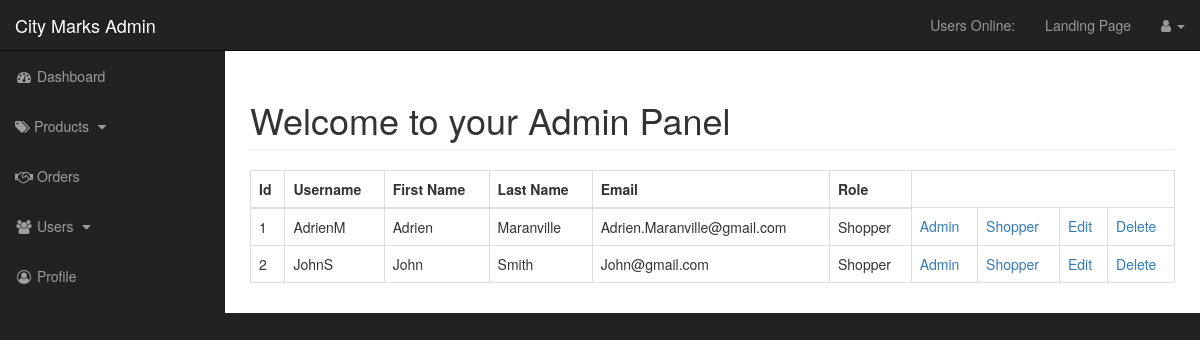
Page /admin/users.php on the earlier database version.
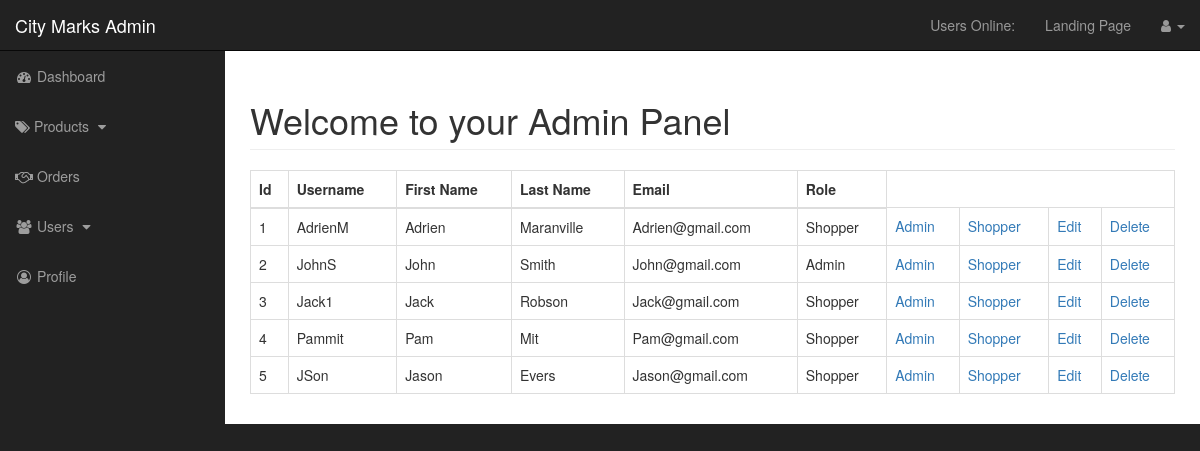
Same page on the later database version.
### tables this page shows
CREATE TABLE `users` (
  `user_id` int(11) NOT NULL,
  `username` varchar(255) NOT NULL,
  `first_name` varchar(255) NOT NULL,
  `last_name` varchar(255) NOT NULL,
  `user_email` varchar(255) NOT NULL,
  `user_password` varchar(255) NOT NULL,
  `user_role` varchar(255) NOT NULL,
  `user_img` text NOT NULL,
  `user_gender` varchar(255) NOT NULL
);

### admin/functions.php (called while the page is built, shortened)
<?php
	function escape($string){
		global $connection;
		return mysqli_real_escape_string($connection, trim($string));
	}
?>

### admin/includes/view_users.php (the view, shortened to what this page needs)
<table class="table table-bordered table-hover">
    <thead>
        <tr>
            <th>Id</th>
            <th>Username</th>
            <th>First Name</th>
            <th>Last Name</th>
            <th>Email</th>
            <th>Role</th>
        </tr>
    </thead>
    <tbody>
        <?php
            $query = "SELECT * FROM users";
            $select_users_query = mysqli_query($connection, $query);
            while ($row = mysqli_fetch_assoc($select_users_query)) {
                $user_id = escape($row['user_id']);
                $username = escape($row['username']);
                $user_firstname = escape($row['first_name']);
                $user_lastname = escape($row['last_name']);
                $user_email = escape($row['user_email']);
                $user_role = escape($row['user_role']);
                echo "<tr>";
                echo "<td>{$user_id}</td>";
                echo "<td>{$username}</td>";
                echo "<td>{$user_firstname}</td>";
                echo "<td>{$user_lastname}</td>";
                echo "<td>{$user_email}</td>";
                echo "<td>{$user_role}</td>";
                echo "<td><a href='users.php?change_to_admin={$user_id}'>Admin</a></td>";
                echo "<td><a href='users.php?change_to_shopper={$user_id}'>Shopper</a></td>";
                echo "<td><a href='users.php?source=edit_user&edit_user={$user_id}'>Edit</a></td>";
                echo "<td><a href='users.php?delete={$user_id}'>Delete</a></td>";
                echo "</tr>";
            }
        ?>
  </tbody>
</table>

Differences in the rows shown:
changed users "AdrienM": user_email "Adrien.Maranville@gmail.com" → "Adrien@gmail.com"
changed users "JohnS": user_role "Shopper" → "Admin"
added users: user_id "3", username "Jack1", first_name "Jack", last_name "Robson", user_email "Jack@gmail.com", user_role "Shopper"
added users: user_id "4", username "Pammit", first_name "Pam", last_name "Mit", user_email "Pam@gmail.com", user_role "Shopper"
added users: user_id "5", username "JSon", first_name "Jason", last_name "Evers", user_email "Jason@gmail.com", user_role "Shopper"
